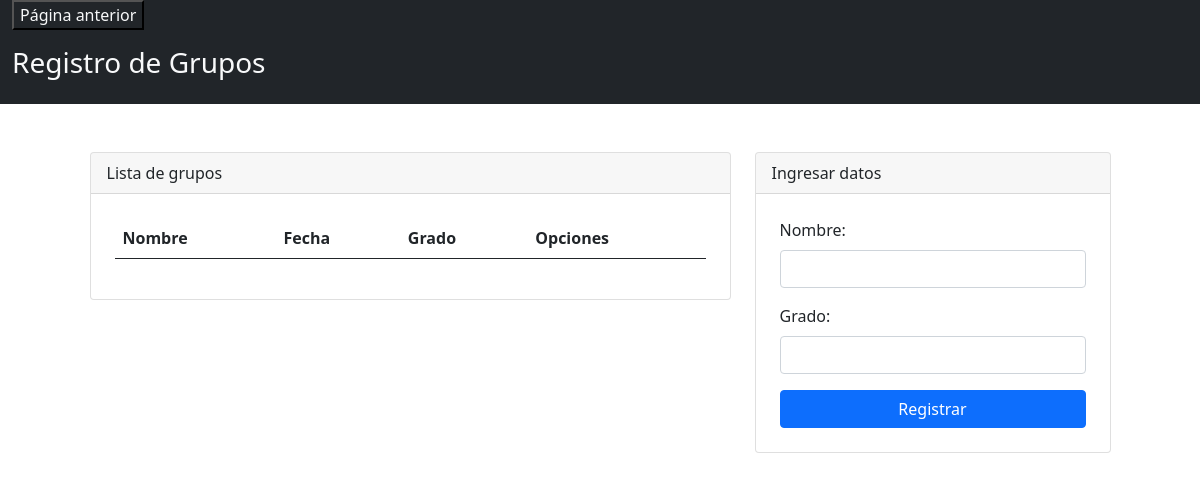
/admin/grupos/grupos.php, run on an earlier commit of the app's database.
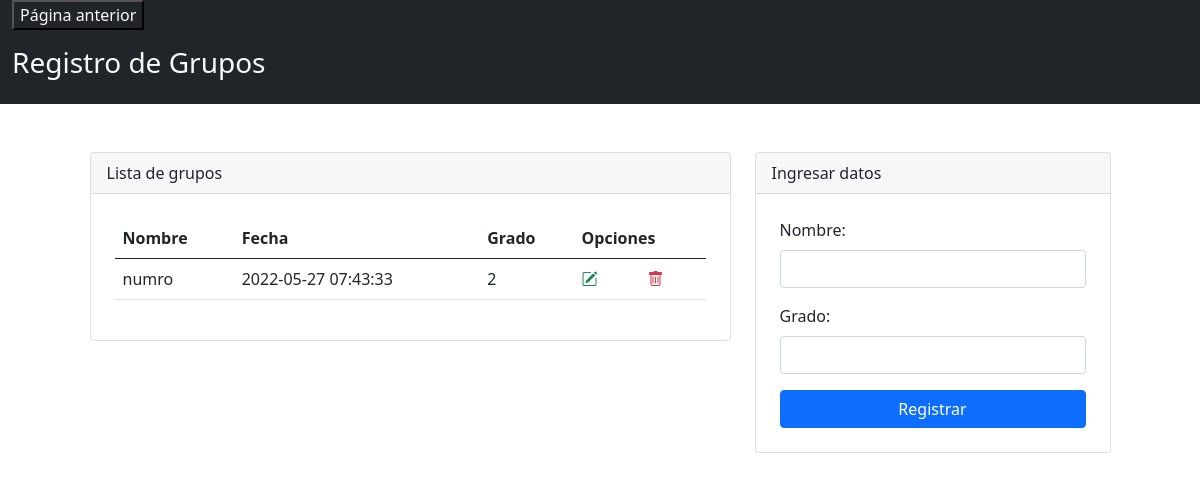
And on a later commit of the database.
### tables this page shows
CREATE TABLE `grupo` (
  `id` int(11) NOT NULL,
  `nombre` varchar(100) NOT NULL,
  `fecha` timestamp NOT NULL DEFAULT current_timestamp() ON UPDATE current_timestamp(),
  `grado` int(11) NOT NULL,
  `activo` int(11) NOT NULL
);

### admin/grupos/grupos.php (the view, shortened to what this page needs)
<?php
    include("../../config/db.php");
    ?>
<!DOCTYPE html>
<html lang="es">
<head>
    <link rel="stylesheet" href="https://cdn.jsdelivr.net/npm/bootstrap@5.0.2/dist/css/bootstrap.min.css">
    <link rel="stylesheet" href="https://cdn.jsdelivr.net/npm/bootstrap-icons@1.5.0/font/bootstrap-icons.css">
</head>
<body>
    <?php
    $query = "SELECT * from grupo where activo='1'";
    $grupos = mysqli_query($connection, $query);
    ?>
<div class="container-fluid  text-light bg-dark">
    <div>
    <td>
<a href="../dashboard.php" ><input type="button" class="text-light bg-dark" value="Página anterior"></a>
    </div>
    <div class = "row">
            <div class="col-md">
                <header class="py-3">
                    <h3>Registro de Grupos</h3>
                </header>
            </div>
    </div>
</div>
<div class="container mt-5">
    <div class="row justify-content-center">
        <div class="col-md-7">
            <div class="card">
                <div class="card-header">
                    Lista de grupos
                </div>
                <div class="p-4">
                    <table class="table align-middle">
                        <thead>
                            <tr>
                                <th scope="col">Nombre</th>
                                <th scope="col">Fecha</th>
                                <th scope="col">Grado</th>
                                <th scope="col" colspan="2">Opciones</th>
                            </tr>
                        </thead>
                        <tbody>
                        <?php
                                foreach ($grupos as $dato) {
                            ?>
                            <tr>
                                <td><?php echo $dato['nombre']; ?></td>
                                <td><?php echo $dato['fecha']; ?></td>
                                <td><?php echo $dato['grado']; ?></td>
                                <td><a class="text-success" href="editar.php?codigo=<?php echo $dato['id']; ?>"><i class="bi bi-pencil-square"></i></a></td>
                                <td><a class="text-danger" href="./delete.php?id=<?php echo $dato['id']; ?>"><i class="bi bi-trash"></i></a></td>
                            </tr>
                            <?php
                                }
                            ?>
                        </tbody>
                    </table>
                </div>
            </div>
        </div>
        <div class="col-md-4">
            <div class="card">
                <div class="card-header">
                    Ingresar datos
                </div>
                <form class="p-4" method="POST" action="registrar.php">
                    <div class="mb-3">
                        <label class="form-label">Nombre: </label>
                        <input type="text" class="form-control" name="txtNombre" autofocus required>
                    </div>
                    <div class="mb-3">
                        <label class="form-label">Grado: </label>
                        <input type="number" min="1" class="form-control" name="txtGrado" autofocus required>
                    </div>
                    <div class="d-grid">
                        <input type="submit" class="btn btn-primary" value="Registrar">
                    </div>
                </form>
            </div>
        </div>
    </div>
</div>
</body>
</html>

What changed in the data, as far as the page shows it:
added grupo: nombre "numro", fecha "2022-05-27 07:43:33", grado "2"
